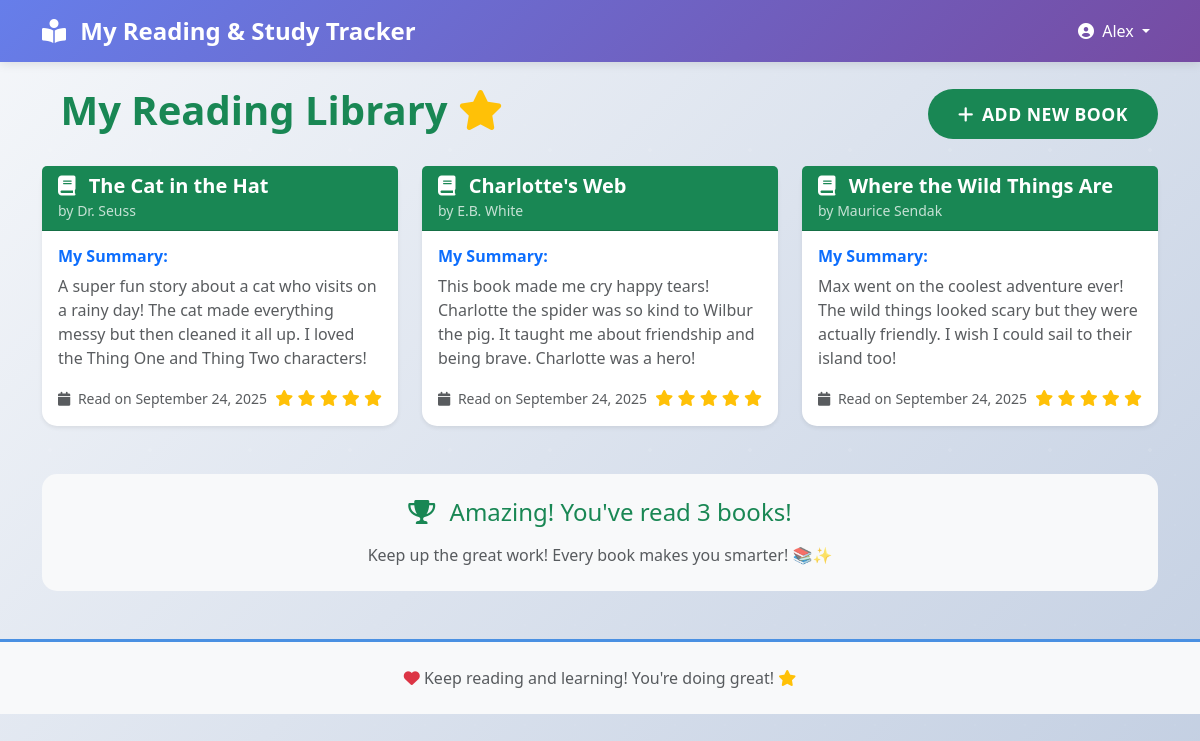
The page /books (signed in) on the database its author committed.
### app.py (models this page shows)
class User(UserMixin, db.Model):
    id = db.Column(db.Integer, primary_key=True)
    email = db.Column(db.String(100), unique=True, nullable=False)
    name = db.Column(db.String(100), nullable=False)
    google_id = db.Column(db.String(100), unique=True, nullable=False)
    created_at = db.Column(db.DateTime, default=datetime.utcnow)
    books = db.relationship('Book', backref='user', lazy=True)
    study_sessions = db.relationship('StudySession', backref='user', lazy=True)

class Book(db.Model):
    id = db.Column(db.Integer, primary_key=True)
    title = db.Column(db.String(200), nullable=False)
    author = db.Column(db.String(100))
    summary = db.Column(db.Text)
    date_read = db.Column(db.DateTime, default=datetime.utcnow)
    user_id = db.Column(db.Integer, db.ForeignKey('user.id'), nullable=False)

### app.py (the view)
@app.route('/books')
@login_required
def books():
    books_list = Book.query.filter_by(user_id=current_user.id).order_by(Book.date_read.desc()).all()
    return render_template('books.html', books=books_list)

### app.py (called while the page is built)
@login_manager.user_loader
def load_user(user_id):
    return User.query.get(int(user_id))

### templates/books.html (shortened to what this page needs)
{% extends "base.html" %}
{% block content %}
<div class="row">
    <div class="col-12">
        <div class="d-flex justify-content-between align-items-center mb-4">
            <h1 class="display-6 fw-bold text-success">
                My Reading Library
                <i class="fas fa-star text-warning"></i>
            </h1>
            <button class="btn btn-success btn-lg" data-bs-toggle="modal" data-bs-target="#addBookModal">
                <i class="fas fa-plus me-2"></i>Add New Book
            </button>
        </div>
    </div>
</div>
{% if books %}
<div class="row">
    {% for book in books %}
    <div class="col-md-6 col-lg-4 mb-4">
        <div class="card h-100 border-0 shadow-sm book-card">
            <div class="card-header bg-success text-white">
                <h5 class="mb-0 fw-bold">
                    <i class="fas fa-book me-2"></i>
                    {{ book.title }}
                </h5>
                {% if book.author %}
                <small class="opacity-75">by {{ book.author }}</small>
                {% endif %}
            </div>
            <div class="card-body">
                {% if book.summary %}
                <div class="mb-3">
                    <h6 class="fw-bold text-primary">My Summary:</h6>
                    <p class="text-muted">{{ book.summary }}</p>
                </div>
                {% endif %}
                <div class="d-flex justify-content-between align-items-center">
                    <small class="text-muted">
                        <i class="fas fa-calendar me-1"></i>
                        Read on {{ book.date_read.strftime('%B %d, %Y') }}
                    </small>
                    <div class="book-rating">
                        <i class="fas fa-star text-warning"></i>
                        <i class="fas fa-star text-warning"></i>
                        <i class="fas fa-star text-warning"></i>
                        <i class="fas fa-star text-warning"></i>
                        <i class="fas fa-star text-warning"></i>
                    </div>
                </div>
            </div>
        </div>
    </div>
    {% endfor %}
</div>
<div class="row mt-4">
    <div class="col-12">
        <div class="card border-0 bg-light">
            <div class="card-body text-center py-4">
                <h4 class="text-success mb-3">
                    <i class="fas fa-trophy me-2"></i>
                    Amazing! You've read {{ books|length }} book{{ 's' if books|length != 1 else '' }}!
                </h4>
                <p class="text-muted mb-0">Keep up the great work! Every book makes you smarter! 📚✨</p>
            </div>
        </div>
    </div>
</div>
{% endif %}
{% endblock %}

### templates/base.html (shortened to what this page needs)
<!DOCTYPE html>
<html lang="en">
<head>
    <link href="https://cdn.jsdelivr.net/npm/bootstrap@5.3.0/dist/css/bootstrap.min.css" rel="stylesheet">
    <link href="https://cdnjs.cloudflare.com/ajax/libs/font-awesome/6.0.0/css/all.min.css" rel="stylesheet">
    <link href="{{ url_for('static', filename='css/style.css') }}" rel="stylesheet">
</head>
<body>
    <nav class="navbar navbar-expand-lg navbar-light bg-primary">
        <div class="container">
            <a class="navbar-brand text-white fw-bold" href="{{ url_for('dashboard') }}">
                <i class="fas fa-book-reader me-2"></i>
                My Reading & Study Tracker
            </a>
            {% if current_user.is_authenticated %}
            <div class="navbar-nav ms-auto">
                <div class="nav-item dropdown">
                    <a class="nav-link dropdown-toggle text-white" href="#" id="navbarDropdown" role="button" data-bs-toggle="dropdown">
                        <i class="fas fa-user-circle me-1"></i>
                        {{ current_user.name }}
                    </a>
                </div>
            </div>
            {% endif %}
        </div>
    </nav>
    <main class="container mt-4">
        {% block content %}{% endblock %}
    </main>
    <footer class="bg-light mt-5 py-4">
        <div class="container text-center">
            <p class="text-muted mb-0">
                <i class="fas fa-heart text-danger"></i>
                Keep reading and learning! You're doing great!
                <i class="fas fa-star text-warning"></i>
            </p>
        </div>
    </footer>
</body>
</html>

### static/css/style.css (style rules this page uses)
:root { --primary-color: #4a90e2; --secondary-color: #f39c12; --success-color: #27ae60; --warning-color: #f1c40f; --danger-color: #e74c3c; --info-color: #3498db; --light-bg: #f8f9fa; --gradient-primary: linear-gradient(135deg, #667eea 0%, #764ba2 100%); --gradient-success: linear-gradient(135deg, #4ecdc4 0%, #44a08d 100%); --gradient-warning: linear-gradient(135deg, #ffecd2 0%, #fcb69f 100%); }
body { font-family: 'Segoe UI', Tahoma, Geneva, Verdana, sans-serif; background: linear-gradient(135deg, #f5f7fa 0%, #c3cfe2 100%); min-height: 100vh; }
.navbar { background: var(--gradient-primary) !important; box-shadow: 0 2px 10px rgba(0,0,0,0.1); }
.navbar-brand { font-size: 1.5rem; font-weight: 700; }
.card { border-radius: 15px; transition: transform 0.3s ease, box-shadow 0.3s ease; }
.book-card { transition: all 0.3s ease; border-left: 5px solid var(--success-color); }
.btn { border-radius: 25px; font-weight: 600; text-transform: uppercase; letter-spacing: 0.5px; transition: all 0.3s ease; border: none; }
.btn-lg { padding: 12px 30px; font-size: 1.1rem; }
.book-rating { animation: sparkle 3s infinite; }
body::before { content: ''; position: fixed; top: -50%; left: -50%; width: 200%; height: 200%; background: radial-gradient(circle, rgba(255,255,255,0.1) 2px, transparent 2px), radial-gradient(circle, rgba(255,255,255,0.05) 1px, transparent 1px); background-size: 100px 100px, 50px 50px; animation: float 20s infinite linear; pointer-events: none; z-index: -1; }
footer { margin-top: auto; background: rgba(255,255,255,0.9) !important; border-top: 3px solid var(--primary-color); }

### rows shown on the page
User: name "Alex"
Book: title "The Cat in the Hat", author "Dr. Seuss", summary "A super fun story about a cat who visits on a rainy day! The cat made everything messy but then cleaned it all up. I loved the Thing One and Thing Two characters!", date_read "September 24, 2025"
Book: title "Charlotte's Web", author "E.B. White", summary "This book made me cry happy tears! Charlotte the spider was so kind to Wilbur the pig. It taught me about friendship and being brave. Charlotte was a hero!", date_read "September 24, 2025"
Book: title "Where the Wild Things Are", author "Maurice Sendak", summary "Max went on the coolest adventure ever! The wild things looked scary but they were actually friendly. I wish I could sail to their island too!", date_read "September 24, 2025"

### other values the page prints
{{ books|length }} "3"
{{ 's' if books|length != 1 else '' }} "s"
